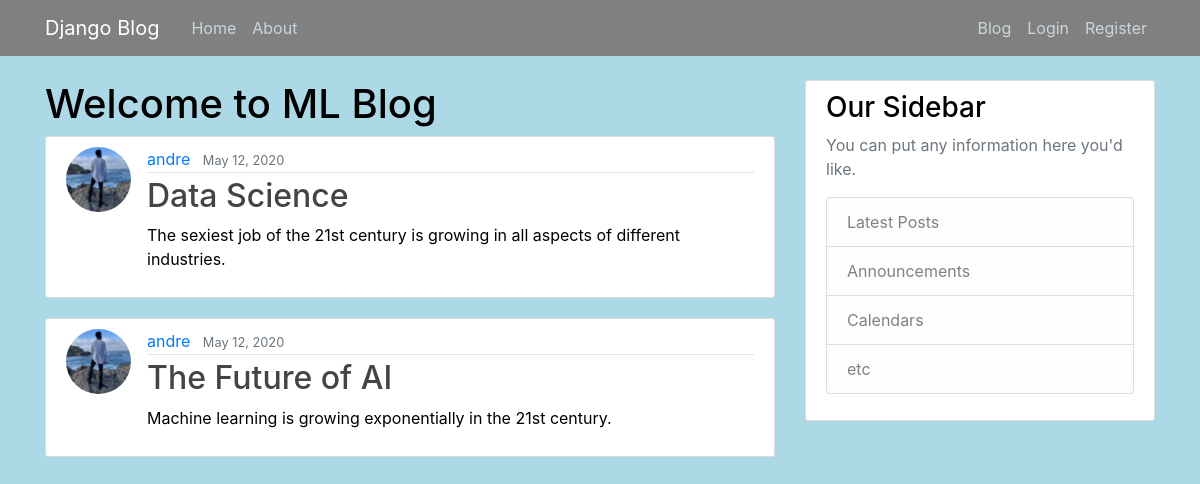
The page / on the database its author committed.
### blog/models.py (models this page shows, shortened)
class Post(models.Model):
    title = models.CharField(max_length=100)
    content = models.TextField()
    date_posted = models.DateTimeField(default=timezone.now)
    author = models.ForeignKey(User, on_delete=models.CASCADE)

### users/models.py (models this page shows, shortened)
class Profile(models.Model):
    user = models.OneToOneField(User, on_delete=models.CASCADE)
    image = models.ImageField(default='default.jpg', upload_to='profile_pics')

### blog/views.py (the view)
# urls.py: path('', views.home, name='blog-home'),
def home(request):
    context = {
        'posts': Post.objects.all() # blog data
    }
    return render(request, 'blog/home.html', context)

### blog/templates/blog/home.html
{% extends "blog/base.html" %}
{% block content %}
    <h1> Welcome to ML Blog  </h1>
    {% for post in posts %}
        <article class="media content-section">
            <img class="rounded-circle article-img" src="{{ post.author.profile.image.url }}">
            <div class="media-body">
            <div class="article-metadata">
                <a class="mr-2" href="#">{{ post.author }}</a>
                <small class="text-muted">{{ post.date_posted|date:"F d, Y" }}</small>
            </div>
            <h2><a class="article-title" href="#">{{ post.title }}</a></h2>
            <p class="article-content">{{ post.content }}</p>
            </div>
        </article>
    {% endfor %}
{% endblock content %}

### blog/templates/blog/base.html (shortened to what this page needs)
{% load static %}
<!DOCTYPE html>
<html>
<head>
    <link rel="stylesheet" href="https://maxcdn.bootstrapcdn.com/bootstrap/4.0.0/css/bootstrap.min.css">
    <link rel="stylesheet" type="text/css" href="{% static 'blog/main.css' %}">
</head>
<body>
    <header class="site-header">
      <nav class="navbar navbar-expand-md navbar-dark bg-steel fixed-top">
        <div class="container">
          <a class="navbar-brand mr-4" href="{% url 'blog-home' %}">Django Blog</a>
          <div class="collapse navbar-collapse" id="navbarToggle">
            <div class="navbar-nav mr-auto">
              <a class="nav-item nav-link" href="{% url 'blog-home' %}">Home</a>
              <a class="nav-item nav-link" href="{% url 'blog-about' %}">About</a>
            </div>
            <div class="navbar-nav">
            {% if user.is_authenticated %}
                <a class="nav-item nav-link" href="#">Image Classification</a>
                <a class="nav-item nav-link" href="{% url 'blog-blog' %}">Blog</a>
                <a class="nav-item nav-link" href="{% url 'profile'%}">Profile</a>
                <a class="nav-item nav-link" href="{% url 'logout'%}">Logout</a>
            {% else %}
                <a class="nav-item nav-link" href="{% url 'register' %}">Blog</a>
                <a class="nav-item nav-link" href="{% url 'login'%}">Login</a>
                <a class="nav-item nav-link" href="{% url 'register'%}">Register</a>
            {% endif %}
            </div>
          </div>
        </div>
      </nav>
    </header>
    <main role="main" class="container">
      <div class="row">
        <div class="col-md-8">
          {% block content %}{% endblock content %}
        </div>
        <div class="col-md-4">
          <div class="content-section">
            <h3>Our Sidebar</h3>
            <p class='text-muted'>You can put any information here you'd like.
              <ul class="list-group">
                <li class="list-group-item list-group-item-light">Latest Posts</li>
                <li class="list-group-item list-group-item-light">Announcements</li>
                <li class="list-group-item list-group-item-light">Calendars</li>
                <li class="list-group-item list-group-item-light">etc</li>
              </ul>
            </p>
          </div>
        </div>
      </div>
    </main>
</body>
</html>

### blog/static/blog/main.css (style rules this page uses)
body { background: lightblue; color: black; margin-top: 5rem; }
h1, h2, h3, h4, h5, h6 { color: black; }
ul { margin: 0; }
.bg-steel { background-color: grey; }
.site-header .navbar-nav .nav-link { color: #cbd5db; }
.content-section { background: #ffffff; padding: 10px 20px; border: 1px solid #dddddd; border-radius: 3px; margin-bottom: 20px; }
.article-title { color: #444444; }
.article-content { white-space: pre-line; }
.article-img { height: 65px; width: 65px; margin-right: 16px; }
.article-metadata { padding-bottom: 1px; margin-bottom: 4px; border-bottom: 1px solid #e3e3e3 }

### rows shown on the page
Post: author.profile.image (picture), author "andre", date_posted "May 12, 2020", title "Data Science", content "The sexiest job of the 21st century is growing in all aspects of different industries."
Post: author.profile.image (picture), author "andre", date_posted "May 12, 2020", title "The Future of AI", content "Machine learning is growing exponentially in the 21st century."
